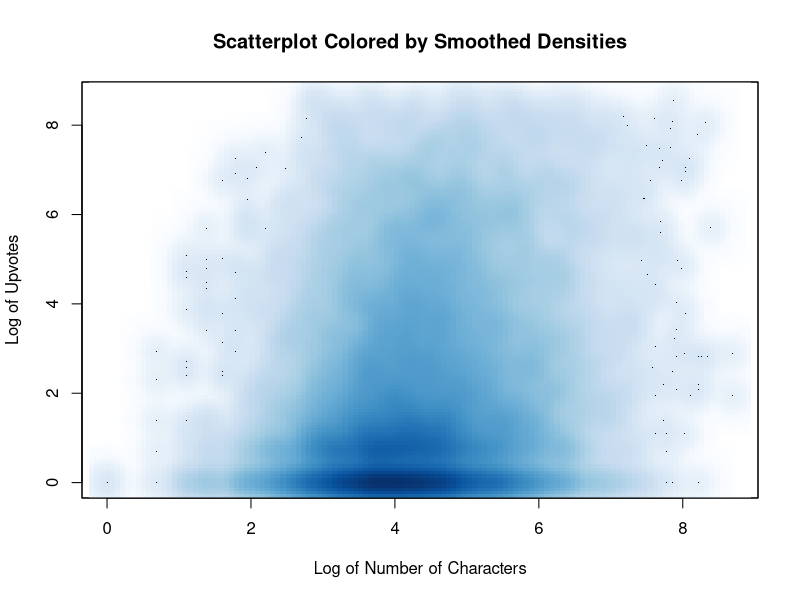
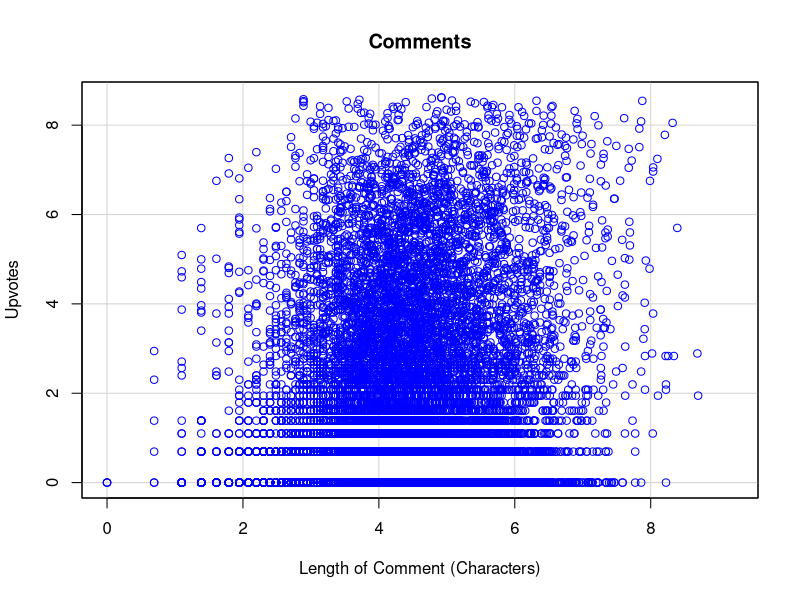

The R script that drew these images, in order: (Note: this script raises an error after producing the figures.)
setwd("/Users/htom/Desktop/Backup/MSAN_Fall_2015/Data_Acq/Reddit_project/Analysis")
library(ggplot2)
library(car)
library(MASS)
library(hexbin)

#########################################################################################
#Length of Comment
data = read.csv("length_upvotes.csv", header = F)
data_subset = subset(data, V2 > 0)

#hex graph
with(data_subset, 
     smoothScatter(log(V1), log(V2), main="Scatterplot Colored by Smoothed Densities",
                   xlab = "Log of Number of Characters",
                   ylab = "Log of Upvotes"))

#create scatterplot
scatterplot(log(V2)~log(V1), data = data,
            boxplot = F, spread = F, smooth = F,
            xlab = "Length of Comment (Characters)", ylab = "Upvotes", main = "Comments")

ggplot(data_subset,aes(x=(V1),y=(V2))) + stat_binhex()

ggplot(data_subset,aes(x=log(V1),y=(V2))) + geom_point(alpha = 0.1)

ggplot(data_subset,aes(log(data_subset$V1))) + 
  geom_histogram(binwidth = 0.40, aes(y = ..density..), color = "blue", fill = "lightblue") +
  geom_density(color="blue") +
  xlab("Log of Number of Characters") +
  ylab("Density") +
  ggtitle("Distribution of Most Common Length of Comment") +
  theme(axis.text.x=element_text(colour="black"), axis.text.y=element_text(colour="black")) +
  theme(panel.grid.major = element_blank(), panel.grid.minor = element_blank(),
        panel.background = element_blank())

#bubble plot
ggplot(data, aes(x=log(V1), y=V2)) +
  geom_point(aes(size=V3), fill = NA, shape = 1) +
  scale_size_continuous(range=c(2,15)) +
  theme(legend.position = "none")

#########################################################################################
#Subreddit bubble plot/popular subreddit
data1 = read.csv("subreddit.csv", header = F)

radius <- data1$V2/100
symbols(data1$V1, data1$V3, circles = radius)

#Most popular subreddit
#Ordered histogram IMPORTANT
V1_table <- table(data1$V1)
V1_levels <- names(V1_table)[order(-1*V1_table)]
data1$V1order <- factor(data1$V1, levels = V1_levels)
# Just to be clear, the above line is no different than:
# mtcars$cyl2 <- factor(mtcars$cyl, levels = c("6","4","8"))
# You can manually set the levels in whatever order you please. 
ggplot(data1, aes(x = V1order)) + 
  geom_bar(color = "blue", fill = "lightblue2") +
  stat_bin(aes(y=..count.., label=..count..), geom="text", hjust = -0.5) +
  theme(axis.text.x = element_text(angle = 90, hjust = 1, vjust = 0.5)) +
  theme(plot.title = element_text(size=30,lineheight=.8, 
                                  vjust=1)) +
  xlab("Subreddit") +
  ylab("Count") +
  ggtitle("Most Popular Subreddit on Front Page") +
  coord_flip() +
  theme(axis.text.x=element_text(colour="black"), axis.text.y=element_text(colour="black")) +
  theme(panel.grid.major = element_blank(), panel.grid.minor = element_blank(),
        panel.background = element_blank())

#counts of subreddit occurrences in front page
library(plyr)
test = count(data1, "V1")

#########################################################################################
#density of comments vs time
data2 = read.csv("comments_time.csv", header = FALSE)
as.



